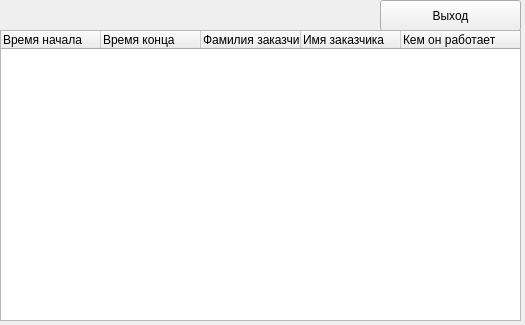
<?xml version="1.0" encoding="UTF-8"?>
<ui version="4.0">
 <class>MainWindow</class>
 <widget class="QMainWindow" name="MainWindow">
  <property name="geometry">
   <rect>
    <x>0</x>
    <y>0</y>
    <width>525</width>
    <height>325</height>
   </rect>
  </property>
  <property name="windowTitle">
   <string>MainWindow</string>
  </property>
  <widget class="QWidget" name="centralwidget">
   <widget class="QPushButton" name="pushButton">
    <property name="geometry">
     <rect>
      <x>380</x>
      <y>0</y>
      <width>141</width>
      <height>31</height>
     </rect>
    </property>
    <property name="text">
     <string>Выход</string>
    </property>
   </widget>
   <widget class="QTreeWidget" name="treeWidget">
    <property name="geometry">
     <rect>
      <x>0</x>
      <y>30</y>
      <width>521</width>
      <height>291</height>
     </rect>
    </property>
    <column>
     <property name="text">
      <string>Время начала</string>
     </property>
    </column>
    <column>
     <property name="text">
      <string>Время конца</string>
     </property>
    </column>
    <column>
     <property name="text">
      <string>Фамилия заказчика</string>
     </property>
    </column>
    <column>
     <property name="text">
      <string>Имя заказчика</string>
     </property>
    </column>
    <column>
     <property name="text">
      <string>Кем он работает</string>
     </property>
    </column>
   </widget>
  </widget>
 </widget>
 <resources/>
 <connections/>
</ui>
